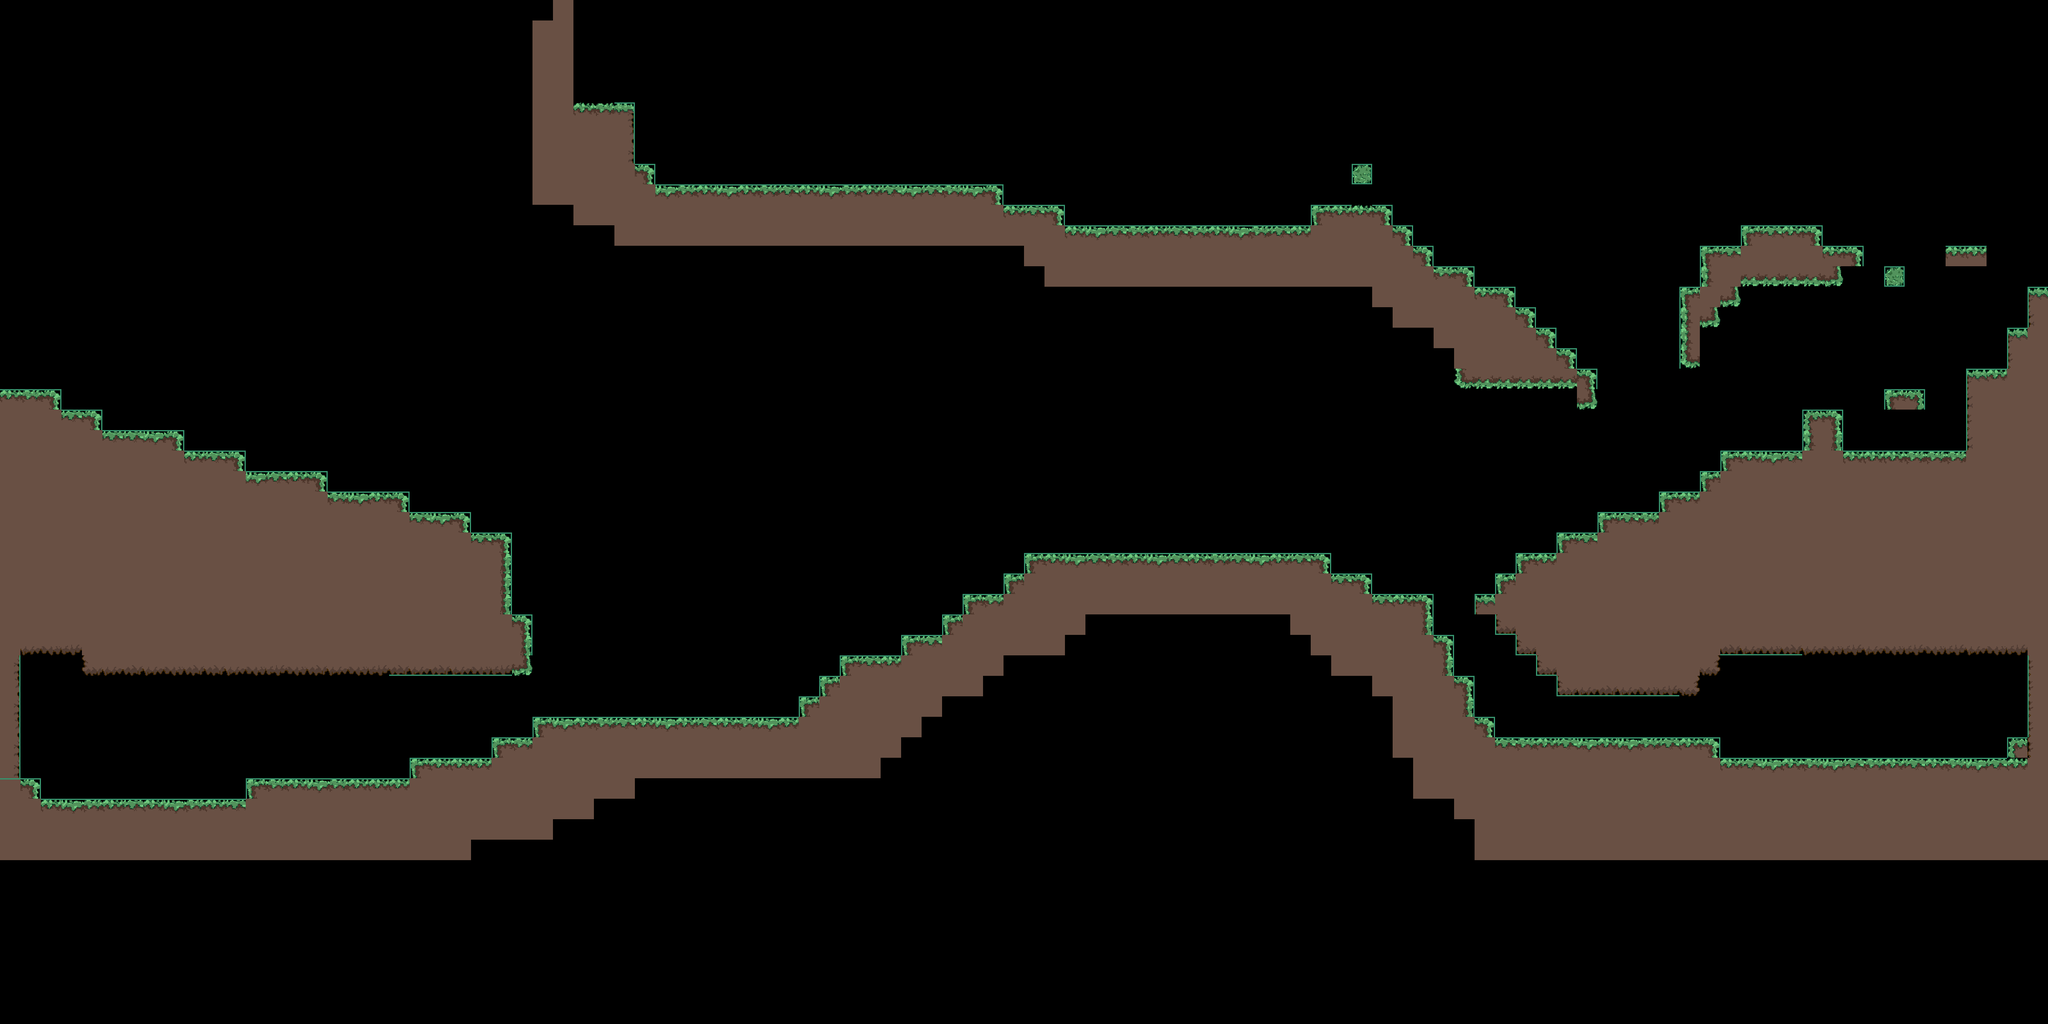

The image is a tile-based game level rendered from a .tmx file. Its description and source (layers, tilesets, objects; grid data summarised) follow:
An orthogonal 100x50 tile map with 50x50 px tiles, 2 tile layers (textury, kolize), 1 hidden layer not drawn, 3 tilesets.

<map version="1.10" tiledversion="1.10.2" orientation="orthogonal" renderorder="right-down" width="100" height="50" tilewidth="50" tileheight="50" infinite="0" nextlayerid="4" nextobjectid="1">
 <tileset firstgid="1" source="../textury.tsx" />
 <tileset firstgid="501" source="../programmer art.tsx" />
 <tileset firstgid="526" source="../../img/tiledTextury.tsx" />
 <layer id="1" name="sketch" width="100" height="50" visible="0">
  <data>[5000 cells, 589 non-empty, 1 distinct tile ids]</data>
 </layer>
 <layer id="2" name="textury" width="100" height="50">
  <data>[5000 cells, 1252 non-empty, 36 distinct tile ids]</data>
 </layer>
 <layer id="3" name="kolize" width="100" height="50">
  <data>[5000 cells, 326 non-empty, 11 distinct tile ids]</data>
 </layer>
</map>
